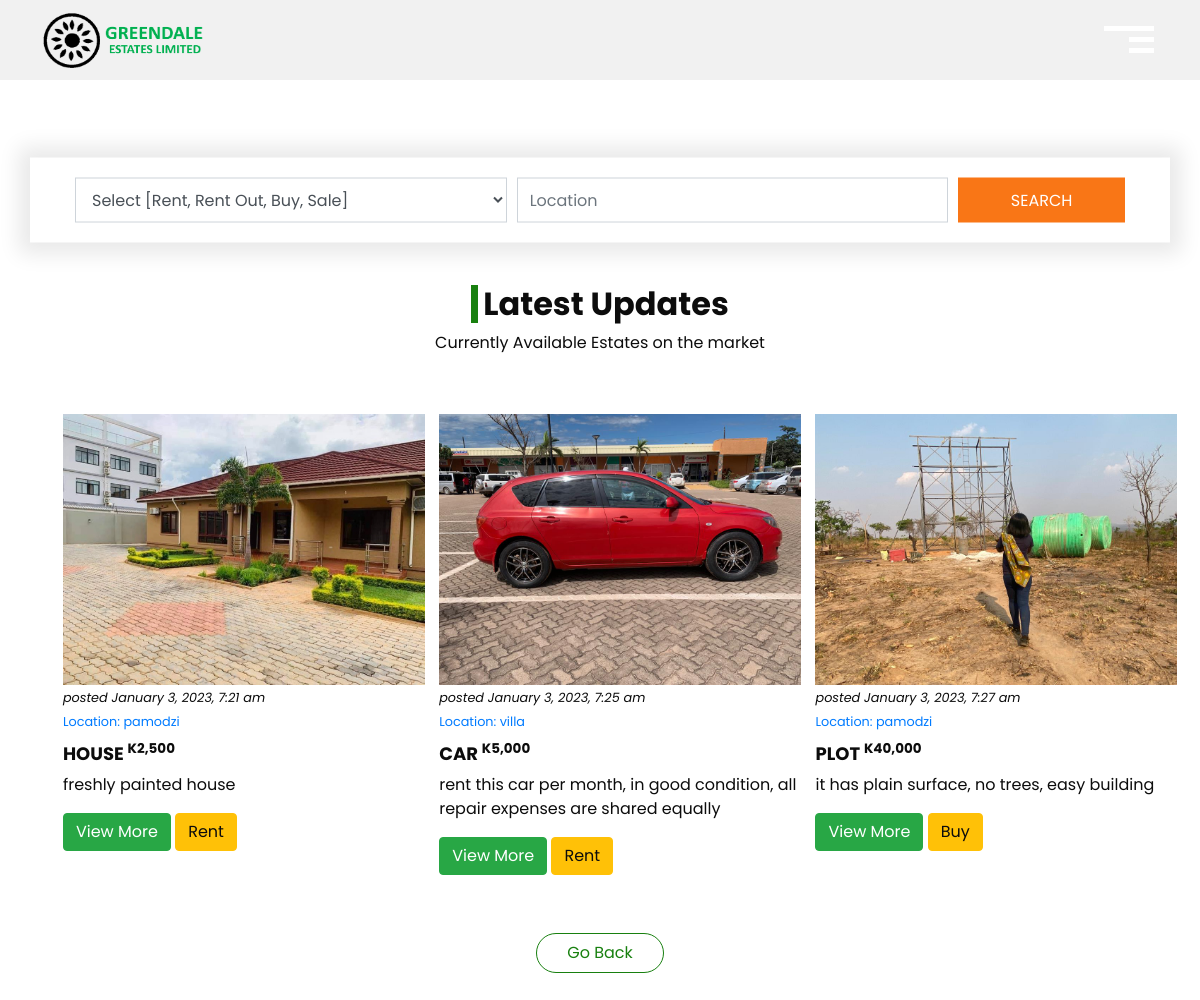
Page /latest_updates.php on the earlier database version.
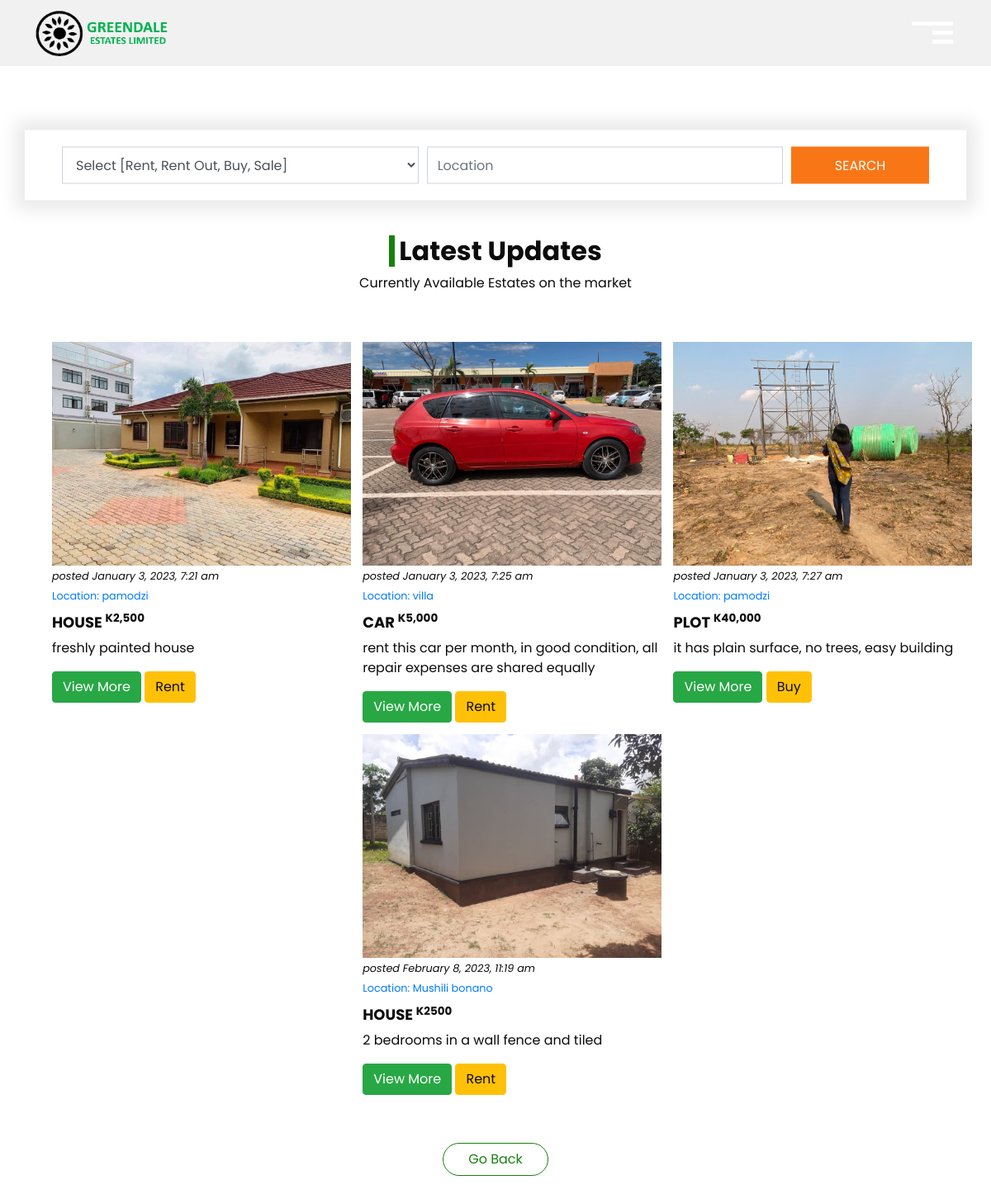
Same page on the later database version.
### tables this page shows
CREATE TABLE "property" (
	"property_id"	INTEGER,
	"property_name"	TEXT NOT NULL,
	"property_desc"	TEXT NOT NULL,
	"property_status"	TEXT,
	"estate_for"	TEXT NOT NULL,
	"media_path"	TEXT NOT NULL,
	"price"	REAL,
	"location"	TEXT,
	"date_posted"	TEXT,
	PRIMARY KEY("property_id" AUTOINCREMENT)
);

CREATE TABLE "property_media" (
	"property_id"	INTEGER NOT NULL,
	"media_name"	TEXT NOT NULL
);

### php/db_connection.php (called while the page is built, shortened)
<?php
    $con = new PDO("sqlite:greendale_db.db");
    $getId = $con->prepare("select * from property");
    $getId->execute();
    $getId = $getId->fetchAll(PDO::FETCH_ASSOC);
?>

### latest_updates.php (the view, shortened to what this page needs)
<?php
  include 'php/db_connection.php';
?>
<!DOCTYPE html>
<html>
<head>
  <link rel="stylesheet" type="text/css" href="css/bootstrap.css" />
  <link href="css/style.css" rel="stylesheet" />
  <link href="css/responsive.css" rel="stylesheet" />
</head>
<body>
      <header class="header_section" style="background-color: rgb(241, 241, 241);">
        <div class="container-fluid">
          <nav class="navbar navbar-expand-lg custom_nav-container">
            <a class="navbar-brand" href="index.php">
              <img class="logo" src="images/logo1.png" alt="" />
            </a>
            <div class="navbar-collapse" id="">
              <div class="custom_menu-btn">
                <button onclick="openNav()">
                  <span class="s-1">
                  </span>
                  <span class="s-2">
                  </span>
                  <span class="s-3">
                  </span>
                </button>
              </div>
            </div>
          </nav>
        </div>
      </header>
  <section class="find_section" style="margin-top: 120px;">
    <div class="container">
      <form action="">
        <div class=" form-row">
          <div class="col-md-5">
          <select onChange="change_estates();" id="estate-for" class="form-control form-select" aria-label="Default select example">
            <option selected>Select [Rent, Rent Out, Buy, Sale]</option>
          </select>
          </div>
          <div class="col-md-5">
            <input id="myInput" type="text" onkeyup="myFunction()" class="form-control" placeholder="Location">
          </div>
          <div class="col-md-2">
            <button type="submit" class="">
              search
            </button>
          </div>
        </div>
      </form>
    </div>
  </section>
  <section class="sale_section layout_padding-bottom">
    <div class="container-fluid">
      <div class="heading_container">
        <h2>
          Latest Updates
        </h2>
        <p>
          Currently Available Estates on the market</p>
      </div>
      <ul class="sale_container" id="sale_container" style="list-style: none;">
      <?php
  for($i = 0; $i < count($getId); $i++){
    $j = $i + 1;
    $getActiveMedia = $con->prepare("select * from property_media where property_id = '$j'");
    $getActiveMedia->execute();
    $getActiveMedia = $getActiveMedia->fetchAll(PDO::FETCH_ASSOC);
      $ActiveMediaPath = $getActiveMedia[0]['media_name'];
    ?>
  <li class="box" id="property">
          <div class="img-box">
            <img src="<?php echo $ActiveMediaPath ?>" alt="">
          </div>
          <small>
          <i>posted <?php echo $getId[$i]['date_posted']?></i> <br>
          <a href="" id="location">Location: <?php echo $getId[$i]['location']?></a>
        </small>
          <div class="detail-box">
            <h6>
              <?php echo $getId[$i]['property_name']?>
              <sup>K<?php echo $getId[$i]['price']?></sup>
            </h6>
            <p>
              <?php echo $getId[$i]['property_desc']?>
            </p>
            <div class="property-control">
              <a href="" class="btn btn-success" data-toggle="modal" data-target=".bd-example-modal-lg<?php echo $getId[$i]['property_id']?>">View More</a>
              <a type="button" class="btn btn-warning" data-toggle="modal" data-target="#exampleModalCenter<?php echo $getId[$i]['property_id'] ?>"><?php
              if($getId[$i]['estate_for'] == 'rent')
                echo 'Rent';
              else
                echo 'Buy';
              ?></a>
            </div>
          </div>
  </li>
  <?php
  }
?>
      </ul>
    </div>
    <div class="btn-box">
    <a href="index.php">
      Go Back
    </a>
  </div>
  </section>
</body>
</html>

Differences in the rows shown:
added property: property_media.media_name (picture), date_posted "February 8, 2023, 11:19 am", location "Mushili bonano", property_name "HOUSE", price "2500", property_desc "2 bedrooms in a wall fence and tiled", estate_for "Rent"
